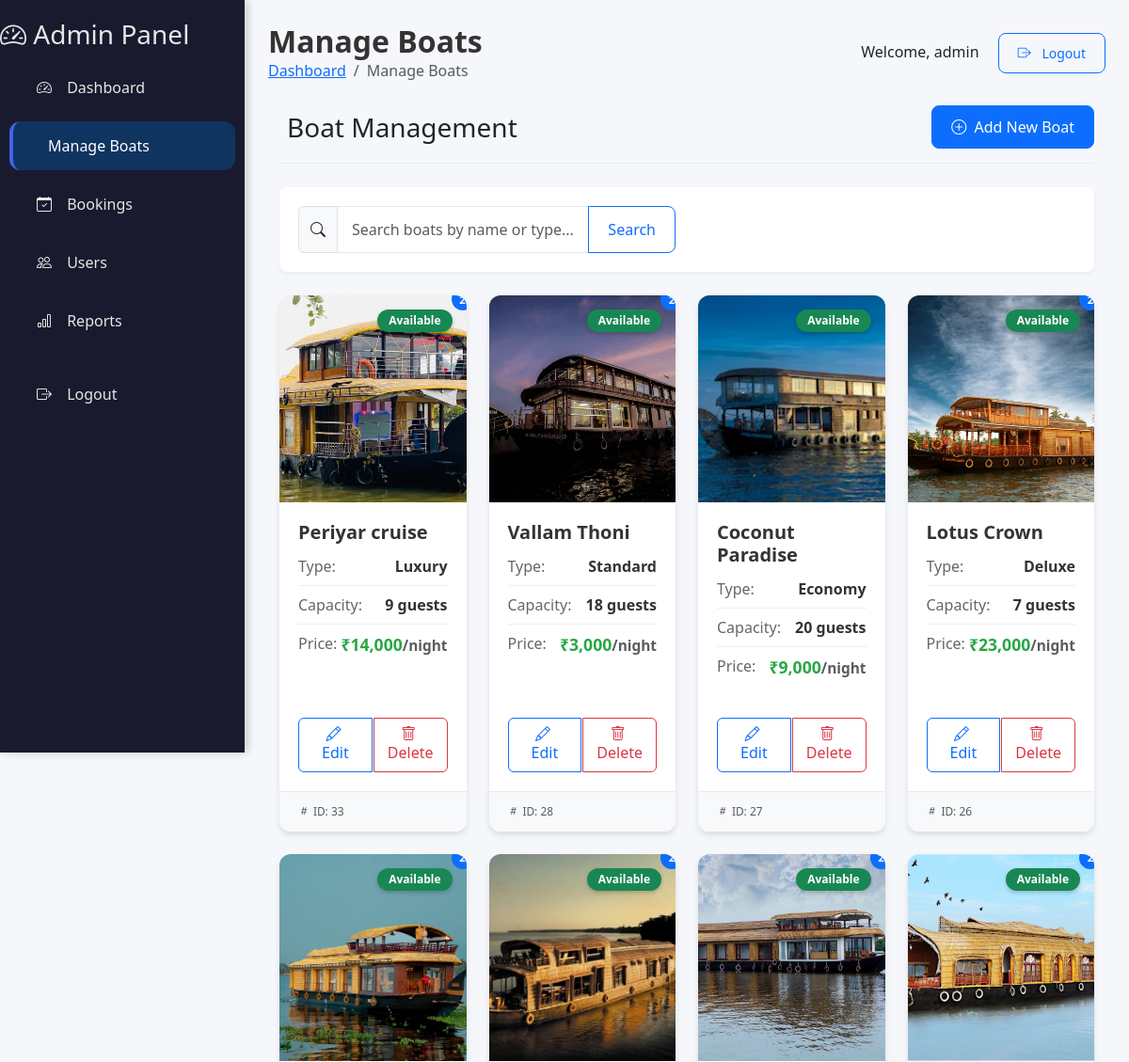
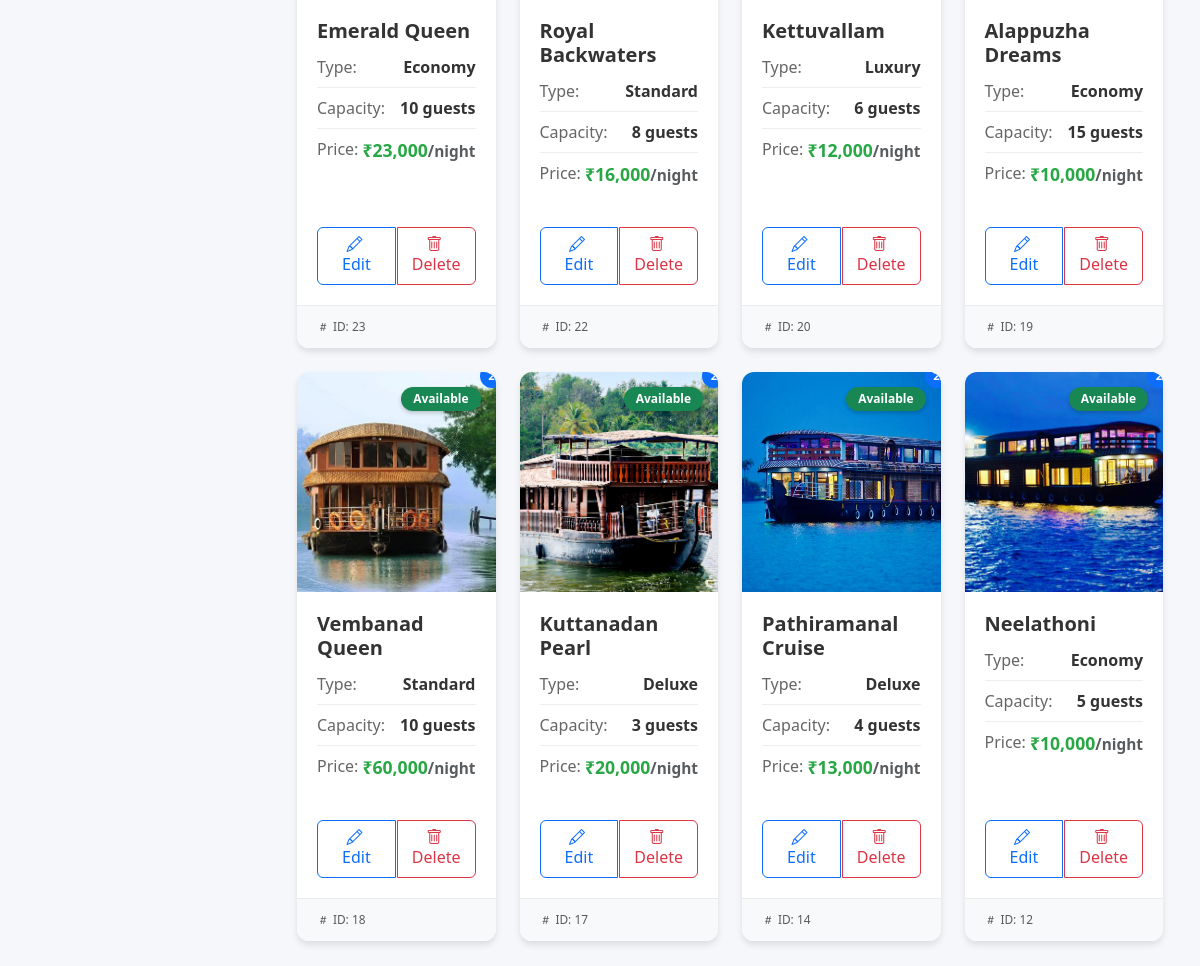
The page /admin/boats.php (signed in) on the database its author committed (2 pictures, top to bottom).
### tables this page shows
CREATE TABLE IF NOT EXISTS `boats` (
  `id` int NOT NULL AUTO_INCREMENT,
  `boat_name` varchar(100) NOT NULL,
  `boat_type` varchar(100) NOT NULL,
  `capacity` int NOT NULL,
  `price` decimal(10,2) NOT NULL,
  `image` varchar(255) DEFAULT NULL,
  `description` text,
  `status` enum('available','maintenance','booked') DEFAULT 'available',
  PRIMARY KEY (`id`)
);

### admin/boats.php (the view, shortened to what this page needs)
<?php
include '../backend/inc/db_connect.php';
include 'includes/sidebar.php';
$search = '';
if (isset($_GET['search']) && !empty($_GET['search'])) {
    $search = $_GET['search'];
    $stmt = $conn->prepare("SELECT * FROM boats WHERE boat_name LIKE ? OR boat_type LIKE ? ORDER BY id DESC");
    $search_term = '%' . $search . '%';
    $stmt->bind_param("ss", $search_term, $search_term);
} else {
    $stmt = $conn->prepare("SELECT * FROM boats ORDER BY id DESC");
}
$stmt->execute();
$result = $stmt->get_result();
?>
<!DOCTYPE html>
<html lang="en">
<head>
    <link href="https://cdn.jsdelivr.net/npm/bootstrap@5.3.2/dist/css/bootstrap.min.css" rel="stylesheet">
    <link href="https://cdn.jsdelivr.net/npm/bootstrap-icons/font/bootstrap-icons.css" rel="stylesheet">
    <link href="css/dashboard.css" rel="stylesheet">
</head>
<body>
    <?php include 'includes/sidebar.php'; ?>
    <div class="content">
        <div class="content-header">
            <div class="d-flex justify-content-between align-items-center">
                <div>
                    <h2><i class="bi bi-boat"></i> Manage Boats</h2>
                    <nav aria-label="breadcrumb">
                        <ol class="breadcrumb">
                            <li class="breadcrumb-item"><a href="/HouseBoatBooking/admin/dashboard.php">Dashboard</a></li>
                            <li class="breadcrumb-item active" aria-current="page">Manage Boats</li>
                        </ol>
                    </nav>
                </div>
                <div class="user-info">
                    <span>Welcome, <?php echo htmlspecialchars($_SESSION['username']); ?></span>
                    <a href="/HouseBoatBooking/backend/auth/logout.php" class="btn btn-outline-primary btn-sm ms-3"><i class="bi bi-box-arrow-right"></i> Logout</a>
                </div>
            </div>
        </div>
        <div class="container-fluid">
            <div class="page-header d-flex justify-content-between align-items-center">
                <h3 class="mb-0"><i class="bi bi-boat me-2"></i>Boat Management</h3>
                <a href="boats/add.php" class="btn btn-primary">
                    <i class="bi bi-plus-circle me-1"></i> Add New Boat
                </a>
            </div>
            <div class="search-container">
                <form method="GET" class="mb-0">
                    <div class="row">
                        <div class="col-md-8 col-lg-6">
                            <div class="input-group">
                                <span class="input-group-text"><i class="bi bi-search"></i></span>
                                <input type="text" class="form-control" name="search" placeholder="Search boats by name or type..." value="<?php echo htmlspecialchars($search); ?>">
                                <button class="btn btn-outline-primary" type="submit">Search</button>
                            </div>
                        </div>
                    </div>
                </form>
            </div>
            <?php if ($result->num_rows > 0): ?>
                <div class="row row-cols-1 row-cols-sm-2 row-cols-lg-3 row-cols-xl-4 g-4">
                    <?php while ($row = $result->fetch_assoc()): ?>
                        <?php
                        $images = array();
                        if (!empty($row['image'])) {
                            $decoded = json_decode($row['image'], true);
                            if (is_array($decoded)) {
                                $images = $decoded;
                            } else {
                                $images = array($row['image']);
                            }
                        }
                        $image_src = "/HouseBoatBooking/img/b1.jpg";
                        if (!empty($images[0])) {
                            $image_path = '/HouseBoatBooking/uploads/boats/' . htmlspecialchars($images[0]);
                            if (file_exists($_SERVER['DOCUMENT_ROOT'] . '/HouseBoatBooking/uploads/boats/' . $images[0])) {
                                $image_src = $image_path;
                            }
                        }
                        $status_class = '';
                        $status_text = ucfirst(htmlspecialchars($row['status']));
                        switch ($row['status']) {
                            case 'available':
                                $status_class = 'bg-success';
                                break;
                        }
                        $image_count = count($images);
                        ?>
                        <div class="col">
                            <div class="card boat-card h-100">
                                <div class="boat-image-container">
                                    <img src="<?php echo $image_src; ?>" class="boat-image" alt="<?php echo htmlspecialchars($row['boat_name']); ?>">
                                    <span class="badge <?php echo $status_class; ?> status-badge"><?php echo $status_text; ?></span>
                                    <?php if ($image_count > 1): ?>
                                        <span class="badge bg-primary notification-badge" title="<?php echo $image_count; ?> images"><?php echo $image_count; ?></span>
                                    <?php endif; ?>
                                </div>
                                <div class="card-body d-flex flex-column">
                                    <h5 class="card-title"><?php echo htmlspecialchars($row['boat_name']); ?></h5>
                                    <div class="boat-info">
                                        <div class="info-item">
                                            <span class="info-label">Type:</span>
                                            <span class="info-value"><?php echo ucfirst(htmlspecialchars($row['boat_type'])); ?></span>
                                        </div>
                                        <div class="info-item">
                                            <span class="info-label">Capacity:</span>
                                            <span class="info-value"><?php echo htmlspecialchars($row['capacity']); ?> guests</span>
                                        </div>
                                        <div class="info-item mb-0">
                                            <span class="info-label">Price:</span>
                                            <span class="price-highlight">₹<?php echo number_format($row['price']); ?><small class="text-muted">/night</small></span>
                                        </div>
                                    </div>
                                    <div class="mt-auto action-buttons">
                                        <div class="btn-group w-100" role="group">
                                            <a href="boats/edit.php?id=<?php echo $row['id']; ?>" class="btn btn-outline-primary">
                                                <i class="bi bi-pencil me-1"></i> Edit
                                            </a>
                                            <a href="boats/delete.php?id=<?php echo $row['id']; ?>" class="btn btn-outline-danger" onclick="return confirm('Are you sure you want to delete this boat?\n\nBoat: <?php echo htmlspecialchars($row['boat_name']); ?>\nID: <?php echo $row['id']; ?>\n\nThis action cannot be undone.')">
                                                <i class="bi bi-trash me-1"></i> Delete
                                            </a>
                                        </div>
                                    </div>
                                </div>
                                <div class="card-footer text-muted">
                                    <small><i class="bi bi-hash me-1"></i>ID: <?php echo $row['id']; ?></small>
                                </div>
                            </div>
                        </div>
                    <?php endwhile; ?>
                </div>
            <?php endif; ?>
        </div>
    </div>
</body>
</html>

### admin/css/dashboard.css (style rules this page uses)
:root { --sidebar-bg: #1a1a2e; --sidebar-hover: #16213e; --sidebar-active: #0f3460; --sidebar-text: #e6e6e6; --sidebar-text-hover: #ffffff; --content-bg: #f5f7fb; --card-shadow: 0 4px 20px rgba(0, 0, 0, 0.08); --primary-color: #4361ee; --success-color: #4cc9f0; --border-radius: 12px; }
body { background-color: var(--content-bg); font-family: 'Segoe UI', Tahoma, Geneva, Verdana, sans-serif; margin: 0; padding: 0; }
.content { margin-left: 260px; padding: 25px; transition: all 0.3s ease; }
.content-header { margin-bottom: 25px; }
.content-header h2 { font-weight: 700; color: #333; margin: 0; }
.content-header .breadcrumb { background: transparent; padding: 0; margin: 0; }
.card { border: none; border-radius: var(--border-radius); box-shadow: var(--card-shadow); transition: transform 0.3s ease, box-shadow 0.3s ease; margin-bottom: 25px; }
.card-body { padding: 25px; }
.btn { border-radius: 8px; padding: 10px 20px; font-weight: 500; transition: all 0.3s ease; }
.btn i { margin-right: 8px; }
.form-control, .form-select { border-radius: 8px; padding: 12px 15px; border: 1px solid #e1e5f2; }

### admin/boats.php (style rules this page uses)
.boat-card { transition: all 0.3s ease; height: 100%; border: none; border-radius: 12px; overflow: hidden; box-shadow: 0 4px 6px rgba(0, 0, 0, 0.1); margin-bottom: 25px; }
.boat-image-container { height: 220px; overflow: hidden; position: relative; }
.boat-image { width: 100%; height: 100%; object-fit: cover; transition: transform 0.5s ease; }
.status-badge { position: absolute; top: 15px; right: 15px; font-weight: 600; padding: 6px 12px; border-radius: 20px; box-shadow: 0 2px 4px rgba(0, 0, 0, 0.2); }
.card-title { font-size: 1.25rem; font-weight: 600; margin-bottom: 12px; color: #333; }
.boat-info { margin-bottom: 15px; }
.info-item { display: flex; justify-content: space-between; margin-bottom: 8px; padding-bottom: 8px; border-bottom: 1px solid #eee; }
.info-label { font-weight: 500; color: #666; }
.info-value { font-weight: 600; color: #333; }
.price-highlight { color: #28a745; font-weight: 700; font-size: 1.1rem; }
.action-buttons .btn { flex: 1; margin: 0 2px; font-weight: 500; padding: 8px 12px; border-radius: 6px; }
.action-buttons .btn:first-child { margin-left: 0; }
.action-buttons .btn:last-child { margin-right: 0; }
.card-footer { background-color: #f8f9fa; border-top: 1px solid #e9ecef; padding: 10px 15px; font-size: 0.85rem; }
.search-container { background: #fff; border-radius: 8px; padding: 20px; box-shadow: 0 2px 4px rgba(0,0,0,0.05); margin-bottom: 25px; }
.page-header { margin-bottom: 25px; padding-bottom: 15px; border-bottom: 1px solid #eee; }
.notification-badge { position: absolute; top: -8px; right: -8px; background: #28a745; color: white; border-radius: 50%; width: 24px; height: 24px; display: flex; align-items: center; justify-content: center; font-size: 0.7rem; font-weight: bold; }
.content { padding: 25px; margin-left: 260px; }
.content-header { margin-bottom: 25px; }
.boat-card .card-body { padding: 20px; }
.boat-card .card-footer { padding: 12px 20px; }
.action-buttons { margin-top: 15px; }
.info-item:last-child { border-bottom: none; margin-bottom: 0; padding-bottom: 0; }

### rows shown on the page
boats: shows a picture, status "Available", image "2", boat_name "Periyar cruise", boat_type "Luxury", capacity "9", price "14,000", id "33"
boats: shows a picture, status "Available", image "2", boat_name "Vallam Thoni", boat_type "Standard", capacity "18", price "3,000", id "28"
boats: shows a picture, status "Available", boat_name "Coconut Paradise", boat_type "Economy", capacity "20", price "9,000", id "27"
boats: shows a picture, status "Available", image "2", boat_name "Lotus Crown", boat_type "Deluxe", capacity "7", price "23,000", id "26"
boats: shows a picture, status "Available", image "2", boat_name "Emerald Queen", boat_type "Economy", capacity "10", price "23,000", id "23"
boats: shows a picture, status "Available", image "2", boat_name "Royal Backwaters", boat_type "Standard", capacity "8", price "16,000", id "22"
boats: shows a picture, status "Available", image "2", boat_name "Kettuvallam", boat_type "Luxury", capacity "6", price "12,000", id "20"
boats: shows a picture, status "Available", image "2", boat_name "Alappuzha Dreams", boat_type "Economy", capacity "15", price "10,000", id "19"
boats: shows a picture, status "Available", image "2", boat_name "Vembanad Queen", boat_type "Standard", capacity "10", price "60,000", id "18"
boats: shows a picture, status "Available", image "2", boat_name "Kuttanadan Pearl", boat_type "Deluxe", capacity "3", price "20,000", id "17"
boats: shows a picture, status "Available", image "2", boat_name "Pathiramanal Cruise", boat_type "Deluxe", capacity "4", price "13,000", id "14"
boats: shows a picture, status "Available", image "2", boat_name "Neelathoni", boat_type "Economy", capacity "5", price "10,000", id "12"

### other values the page prints
$_SESSION['username'] "admin"
